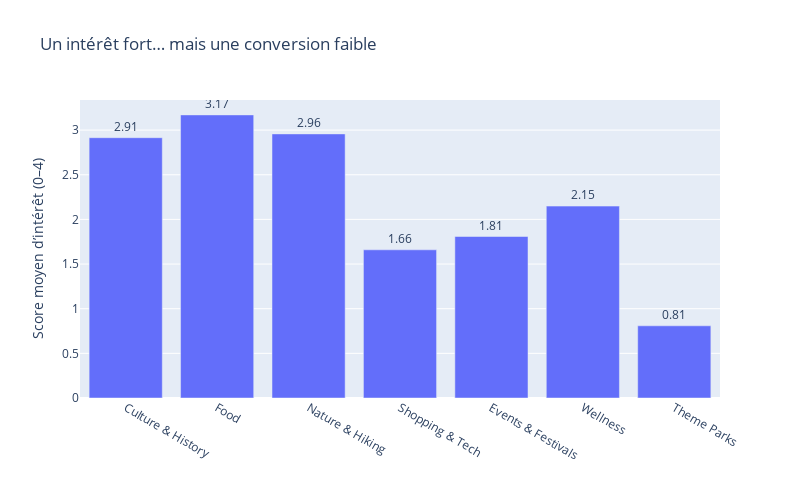

The code cell stored with this chart in its notebook:
### Code cell
summary_df = (
    df_numeric[columns]
    .mean()
    .reset_index()
    .rename(columns = {
        "index": "interest",
        0: "value"
    })
)

summary_df["text_display"] = summary_df["value"].round(2)
summary_df["interest"] = summary_df["interest"].map(label_map)


fig_1 = px.bar (
    summary_df,
    x = "interest",
    y = "value",
    text = "text_display",
    title = "Un intérêt fort… mais une conversion faible",
)

fig_1.update_traces (
    textposition = "outside"
)

fig_1.update_layout (
    width=800,
    height=500,
    xaxis_title = "",
    yaxis_title = "Score moyen d’intérêt (0–4)"
)

### Figure 1 — Plotly figure (JSON) as saved in the notebook; plotly's stock layout.template omitted (floating-point values rounded to 4 significant figures)
{"data": [{"alignmentgroup": "True", "hovertemplate": "interest=%{x}<br>value=%{y}<br>text_display=%{text}<extra></extra>", "legendgroup": "", "marker": {"color": "#636efa", "pattern": {"shape": ""}}, "name": "", "offsetgroup": "", "orientation": "v", "showlegend": false, "text": [2.91, 3.17, 2.96, 1.66, 1.81, 2.15, 0.81], "textposition": "outside", "type": "bar", "x": ["Culture & History", "Food", "Nature & Hiking", "Shopping & Tech", "Events & Festivals", "Wellness", "Theme Parks"], "xaxis": "x", "y": [2.915, 3.17, 2.957, 1.66, 1.809, 2.149, 0.8085], "yaxis": "y"}], "layout": {"barmode": "relative", "height": 500, "legend": {"tracegroupgap": 0}, "title": {"text": "Un intérêt fort… mais une conversion faible"}, "width": 800, "xaxis": {"anchor": "y", "domain": [0, 1], "title": {"text": ""}}, "yaxis": {"anchor": "x", "domain": [0, 1], "title": {"text": "Score moyen d’intérêt (0–4)"}}}}
